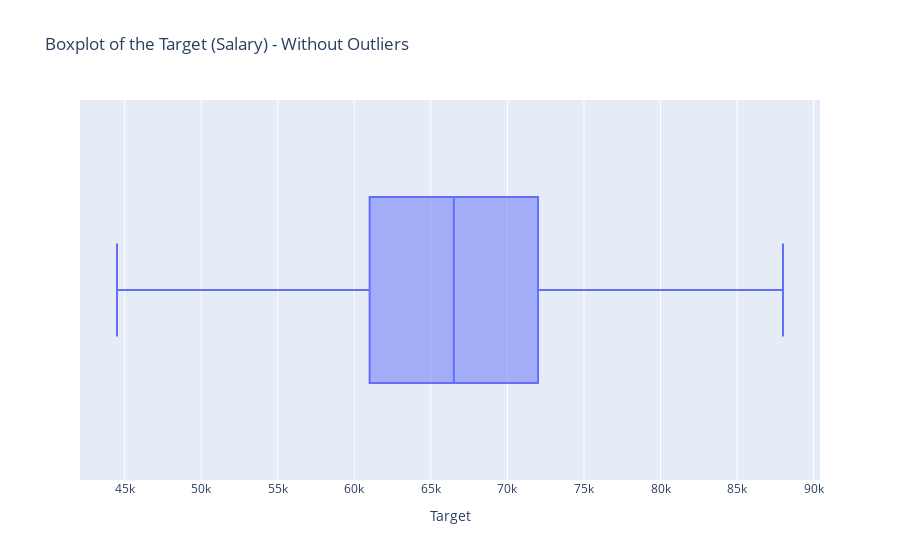

The notebook cell this image was saved under:
### Markdown cell above
#### Create a mask to filter out the outliers for 'Salary'

### Code cell
mask_Salary1 = df['Salary'] >= 44_500
mask_Salary2 = df['Salary'] <= 88_000

fig = px.box(
    data_frame=df[mask_Salary1 & mask_Salary2], 
    x='Salary',
    orientation='h',
    title='Boxplot of the Target (Salary) - Without Outliers')

fig.update_layout(xaxis_title='Target')
fig.show()

### Figure 1 — Plotly figure (JSON) as saved in the notebook; plotly's stock layout.template omitted (floating-point values rounded to 4 significant figures; data arrays with more than 128 entries replaced by an {"elided": "..."} marker saying what was removed)
{"data": [{"alignmentgroup": "True", "hovertemplate": "Salary=%{x}<extra></extra>", "legendgroup": "", "marker": {"color": "#636efa"}, "name": "", "notched": false, "offsetgroup": "", "orientation": "h", "showlegend": false, "type": "box", "x": {"elided": "1531 float values"}, "x0": " ", "xaxis": "x", "y0": " ", "yaxis": "y"}], "layout": {"boxmode": "group", "legend": {"tracegroupgap": 0}, "title": {"text": "Boxplot of the Target (Salary) - Without Outliers"}, "xaxis": {"anchor": "y", "domain": [0, 1], "title": {"text": "Target"}}, "yaxis": {"anchor": "x", "domain": [0, 1]}}}
